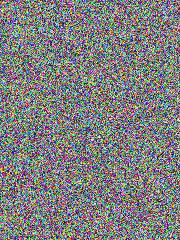
#> input picture Patterns_Learning/Chapter-9/example.jpg, 180 x 240 px
$ jupyter execute --allow-errors Chapter-9_Tobhaa_Mixture_models_EM-1.ipynb
#> lines starting #> are read from the running program, lines starting #| are printed output that depends on the picture
[cell 1]
'''
 * Copyright (c) 2008 Radhamadhab Dalai
 *
 * Permission is hereby granted, free of charge, to any person obtaining a copy
 * of this software and associated documentation files (the "Software"), to deal
 * in the Software without restriction, including without limitation the rights
 * to use, copy, modify, merge, publish, distribute, sublicense, and/or sell
 * copies of the Software, and to permit persons to whom the Software is
 * furnished to do so, subject to the following conditions:
 *
 * The above copyright notice and this permission notice shall be included in
 * all copies or substantial portions of the Software.
 *
 * THE SOFTWARE IS PROVIDED "AS IS", WITHOUT WARRANTY OF ANY KIND, EXPRESS OR
 * IMPLIED, INCLUDING BUT NOT LIMITED TO THE WARRANTIES OF MERCHANTABILITY,
 * FITNESS FOR A PARTICULAR PURPOSE AND NONINFRINGEMENT. IN NO EVENT SHALL THE
 * AUTHORS OR COPYRIGHT HOLDERS BE LIABLE FOR ANY CLAIM, DAMAGES OR OTHER
 * LIABILITY, WHETHER IN AN ACTION OF CONTRACT, TORT OR OTHERWISE, ARISING FROM,
 * OUT OF OR IN CONNECTION WITH THE SOFTWARE OR THE USE OR OTHER DEALINGS IN
 * THE SOFTWARE.
'''

## K-Means Clustering

## Introduction

The K-Means algorithm is a widely used method for clustering data points in a multidimensional space. It alternates between assigning data points to clusters and updating cluster centers until convergence.

---

## Mathematical Formulation

Given a dataset $ \{x_1, x_2, \dots, x_N\} $, our goal is to partition it into $ K $ clusters. Each cluster is represented by a mean vector $ \mu_k $, where $ k = 1, \dots, K $.

### Objective Function

We define the **objective function** as:
$$
J = \sum_{n=1}^N \sum_{k=1}^K r_{nk} \| x_n - \mu_k \|^2
$$
where:
- $ r_{nk} \in \{0, 1\} $ indicates whether the $ n $-th data point is assigned to the $ k $-th cluster.
- $ \| x_n - \mu_k \|^2 $ is the squared Euclidean distance between $ x_n $ and $ \mu_k $.

---

### Steps of the Algorithm

1. **Initialization**:
   Randomly initialize the cluster centers $ \mu_k $.

2. **E-Step**: Assign each data point $ x_n $ to the nearest cluster:
   $$
   r_{nk} =
   \begin{cases}
   1, & \text{if } k = \arg \min_j \| x_n - \mu_j \|^2 \\
   0, & \text{otherwise.}
   \end{cases}
   $$

3. **M-Step**: Update the cluster centers \( \mu_k \) as the mean of assigned points:
   $$
   \mu_k = \frac{\sum_{n=1}^N r_{nk} x_n}{\sum_{n=1}^N r_{nk}}
   $$

4. **Convergence**:
   Repeat steps 2 and 3 until the cluster assignments no longer change or a maximum number of iterations is reached.

---

Fig.1 Illustration of the K-means algorithm using the re-scaled Old Faithful data set. (a) Green points denote the data set in a two-dimensional Euclidean space. The initial choices for centres µ1 and µ2 are shown by the red and blue crosses, respectively. (b) In the initial E step, each data point is assigned either to the red cluster or to the blue cluster, according to which cluster centre is nearer. This is equivalent to classifying the points according to which side of the perpendicular bisector of the two cluster centres, shown by the magenta line, they lie on. (c) In the subsequent M step, each cluster centre is re-computed to be the mean of the points assigned to the corresponding cluster. (d)–(i) show successive E and M steps through to ﬁnal convergence of the algorithm.

[cell 2]
# K-Means Clustering Implementation

# The K-Means algorithm clusters data points into K groups. It alternates
# between assigning points to clusters and updating cluster centers until convergence.

class KMeans:
    def __init__(self, k, max_iter=100, tol=1e-4):
        """
        Initialize the K-Means algorithm.
        :param k: Number of clusters
        :param max_iter: Maximum iterations
        :param tol: Tolerance for convergence
        """
        self.k = k
        self.max_iter = max_iter
        self.tol = tol

    def fit(self, data):
        """
        Fit the K-Means model to the data.
        :param data: List of data points, where each point is a list of coordinates
        """
        import random
        # Step 1: Randomly initialize the cluster centers
        self.centers = random.sample(data, self.k)

        for _ in range(self.max_iter):
            # Step 2: Assign each data point to the nearest cluster
            clusters = {i: [] for i in range(self.k)}
            for point in data:
                distances = [sum((point[d] - center[d])**2 for d in range(len(point))) for center in self.centers]
                cluster_index = distances.index(min(distances))
                clusters[cluster_index].append(point)

            # Step 3: Update the cluster centers
            new_centers = []
            for i in range(self.k):
                if clusters[i]:  # Avoid division by zero
                    new_center = [sum(point[d] for point in clusters[i]) / len(clusters[i]) for d in range(len(data[0]))]
                    new_centers.append(new_center)
                else:
                    new_centers.append(self.centers[i])  # Keep the same center if no points are assigned

            # Check for convergence
            max_change = max(sum((new_centers[i][d] - self.centers[i][d])**2 for d in range(len(data[0]))) for i in range(self.k))
            if max_change < self.tol:
                break

            self.centers = new_centers

        return self

    def predict(self, data):
        """
        Assign each data point to the nearest cluster.
        :param data: List of data points
        :return: List of cluster indices
        """
        labels = []
        for point in data:
            distances = [sum((point[d] - center[d])**2 for d in range(len(point))) for center in self.centers]
            cluster_index = distances.index(min(distances))
            labels.append(cluster_index)
        return labels


# Example Usage
if __name__ == "__main__":
    import matplotlib.pyplot as plt

    # Example dataset
    data = [
        [1.1, 3.2], [1.2, 3.1], [1.3, 3.0],
        [6.5, 2.8], [6.7, 3.0], [6.9, 3.1]
    ]

    # Apply K-Means
    kmeans = KMeans(k=2)
    kmeans.fit(data)
    labels = kmeans.predict(data)

    # Visualize results
    for i, point in enumerate(data):
        plt.scatter(point[0], point[1], color='red' if labels[i] == 0 else 'blue')
    for center in kmeans.centers:
        plt.scatter(center[0], center[1], color='green', marker='x', s=200, linewidths=3)

    plt.title("K-Means Clustering")
    plt.xlabel("Feature 1")
    plt.ylabel("Feature 2")
    plt.show()
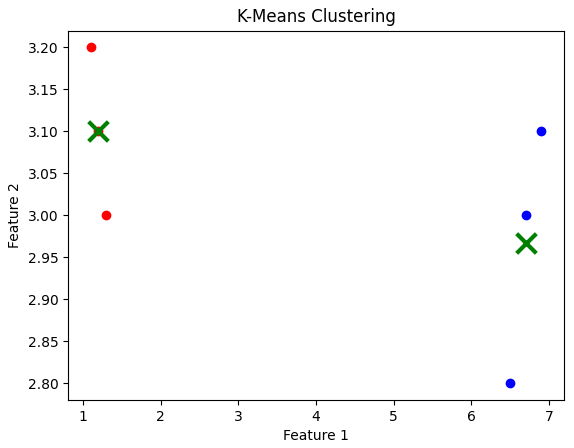
#> figure drawn by matplotlib, 1 panel

## K-Means Algorithm Analysis and Applications

## Cost Function and Convergence

### Cost Function $ J $

The cost function $ J $ at each step of the K-means algorithm is defined as:

$$
J = \sum_{n=1}^N \sum_{k=1}^K r_{nk} \| x_n - \mu_k \|^2
$$

where:

- $ r_{nk} $ is a binary indicator that equals 1 if data point $ x_n $ is assigned to cluster $ k $, and 0 otherwise.
- $ \mu_k $ is the prototype vector (cluster center) for cluster $ k $.

A plot of $ J $ after each **E-step** (blue points) and **M-step** (red points) is shown in Fig.2.

- The algorithm converges after the third M-step.
- Poor initialization of $ \mu_k $ can lead to slower convergence. A better initialization method selects $ K $ random data points as initial cluster centers.

### Computational Complexity

The computational cost for each step:

- **E-Step**: $ O(KN) $, where $ K $ is the number of clusters and $ N $ is the number of data points.
- **M-Step**: Updates the cluster prototypes $ \mu_k $.

To optimize, methods such as precomputing data structures (e.g., trees) or applying the triangle inequality can reduce computation time.

### Online K-Means Algorithm

In the online (sequential) version, the cluster prototypes are updated using the rule:

$$
\mu_k^{\text{new}} = \mu_k^{\text{old}} + \eta_n (x_n - \mu_k^{\text{old}})
$$

where:

- $ \eta_n $ is the learning rate parameter, which decreases monotonically with $ n $.
- $ x_n $ is the current data point.

## Generalization: K-Medoids Algorithm

To make the K-means algorithm more robust to outliers and applicable to non-Euclidean data, we introduce a general dissimilarity measure \( V(x, x') \):

$$
J = \sum_{n=1}^N \sum_{k=1}^K r_{nk} V(x_n, \mu_k)
$$

### Computational Complexity of K-Medoids

- **E-Step**: $]] O(KN) $, similar to K-means.
- **M-Step**: $ O(N_k^2) $, where $ N_k $ is the number of data points in cluster $ k $.

By restricting cluster prototypes to one of the data vectors, the algorithm can be implemented for any dissimilarity measure \( V(\cdot, \cdot) \).

## Soft Assignments and Probabilistic Formulation

Unlike K-means, which assigns each data point to a single cluster, a probabilistic approach provides *soft* assignments:

$$
P(z_n = k | x_n) = \frac{\exp(-\frac{1}{2} \| x_n - \mu_k \|^2)}{\sum_{j=1}^K \exp(-\frac{1}{2} \| x_n - \mu_j \|^2)}
$$

This reflects the uncertainty of the assignment and has several advantages in modeling.

## Applications

### Image Segmentation and Compression

#### Image Segmentation

Each pixel is treated as a data point in a 3D space of {R, G, B} intensities. The K-means algorithm replaces each pixel value with the intensity of the cluster center \( \mu_k \) to which it is assigned.

#### Compression

For lossy compression, the K-means algorithm stores:

1. Cluster assignments $ r_{nk} $.
2. Cluster centers $ \mu_k $.

The compressed size can be computed as:

$$
\text{Compressed Bits} = 24K + N \log_2 K
$$

where:

- $ K $ is the number of clusters.
- $ N $ is the number of pixels.

#### Example Calculation

Original image: $ 240 \times 180 = 43,200 $ pixels. Each pixel has 24-bit RGB values. The total uncompressed size:

$$
\text{Uncompressed Bits} = 24 \times 43,200 = 1,036,800 \, \text{bits}
$$

Compressed results for various $ K $:

- $ K = 2 $:
  $$ \text{Compressed Bits} = 24 \times 2 + 43,200 \times \log_2 2 = 43,248 $$
  $$ \text{Compression Ratio} = \frac{43,248}{1,036,800} \approx 4.2\% $$

- $ K = 3 $:
  $$ \text{Compressed Bits} = 24 \times 3 + 43,200 \times \log_2 3 = 86,472 $$
  $$ \text{Compression Ratio} = \frac{86,472}{1,036,800} \approx 8.3\% $$

- $ K = 10 $:
  $$ \text{Compressed Bits} = 24 \times 10 + 43,200 \times \log_2 10 = 173,040 $$
  $$ \text{Compression Ratio} = \frac{173,040}{1,036,800} \approx 16.7\% $$

#### Trade-Off

There is a trade-off between compression level and image quality. Improved compression may involve grouping nearby pixels into small blocks (e.g., $ 5 \times 5 $).

---

### Vector Quantization

The compressed image data can also be viewed as vector quantization. The cluster centers $ \mu_k $ act as *code-book vectors* for reconstructing the image.

---

[cell 3]
import numpy as np
from sklearn.cluster import KMeans
from skimage import io
import matplotlib.pyplot as plt
from scipy.spatial.distance import cdist

# -------------------------
# K-Means Algorithm
# -------------------------
def initialize_centroids(data, k):
    """Randomly initialize k centroids from the data."""
    indices = np.random.choice(data.shape[0], k, replace=False)
    return data[indices]

def assign_clusters(data, centroids):
    """Assign each data point to the nearest centroid."""
    distances = np.linalg.norm(data[:, np.newaxis] - centroids, axis=2)
    return np.argmin(distances, axis=1)

def update_centroids(data, labels, k):
    """Update centroids as the mean of assigned points."""
    new_centroids = np.array([data[labels == i].mean(axis=0) for i in range(k)])
    return new_centroids

def kmeans(data, k, max_iters=100, tol=1e-4):
    """K-Means clustering algorithm."""
    centroids = initialize_centroids(data, k)
    for _ in range(max_iters):
        labels = assign_clusters(data, centroids)
        new_centroids = update_centroids(data, labels, k)
        if np.all(np.abs(new_centroids - centroids) < tol):
            break
        centroids = new_centroids
    return centroids, labels

# -------------------------
# K-Medoids Algorithm
# -------------------------
def dissimilarity_matrix(data, metric='euclidean'):
    """Calculate the dissimilarity matrix for the data."""
    return cdist(data, data, metric=metric)

def kmedoids(data, k, max_iters=100):
    """K-Medoids clustering algorithm."""
    n = data.shape[0]
    medoids = np.random.choice(n, k, replace=False)
    for _ in range(max_iters):
        labels = np.argmin(dissimilarity_matrix(data)[medoids], axis=0)
        new_medoids = np.array([
            data[labels == i][np.argmin(dissimilarity_matrix(data[labels == i])[:, labels == i].sum(axis=1))]
            for i in range(k)
        ])
        if np.array_equal(new_medoids, medoids):
            break
        medoids = new_medoids
    return medoids, labels

# -------------------------
# Image Segmentation with K-Means
# -------------------------
def segment_image(image_path, k):
    """Segment an image using the K-Means algorithm."""
#> called with image_path = 'example.jpg', k = 5
    image = io.imread(image_path) / 255.0  # Normalize pixel values to [0, 1]
    pixels = image.reshape(-1, 3)
    kmeans = KMeans(n_clusters=k, random_state=42).fit(pixels)
    segmented_pixels = kmeans.cluster_centers_[kmeans.labels_]
    segmented_image = segmented_pixels.reshape(image.shape)
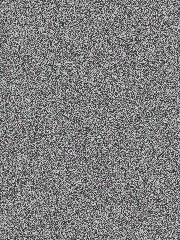
#> segmented_image: shape (240, 180, 3) float64; mean R, G, B 0.5, 0.498, 0.5
    return segmented_image

# -------------------------
# Image Compression with K-Means
# -------------------------
def compress_image(image_path, k):
    """Compress an image using vector quantization."""
#> called with image_path = 'example.jpg', k = 10
    image = io.imread(image_path) / 255.0  # Normalize pixel values to [0, 1]
    pixels = image.reshape(-1, 3)
    kmeans = KMeans(n_clusters=k, random_state=42).fit(pixels)
    compressed_pixels = kmeans.cluster_centers_[kmeans.labels_]
    compressed_image = compressed_pixels.reshape(image.shape)
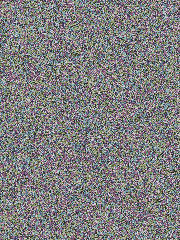
#> compressed_image: shape (240, 180, 3) float64; mean R, G, B 0.499, 0.497, 0.5
    return compressed_image

# -------------------------
# Soft Assignments (Probabilistic)
# -------------------------
# [6 lines left out: function soft_assignments, not called in this run]

# -------------------------
# Testing and Visualization
# -------------------------
#> (the rest of this cell did not finish here and is left out)

#> `plt.show()`:
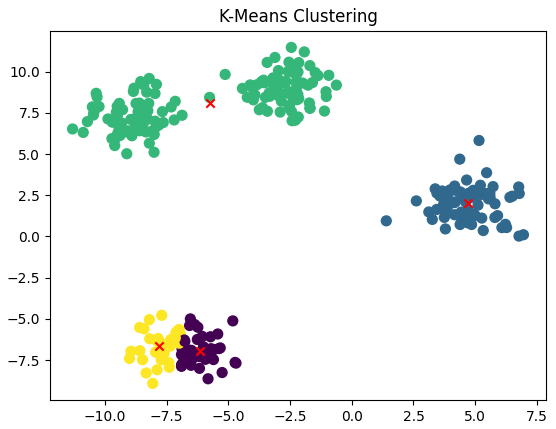
#> figure drawn by matplotlib, 1 panel
    plt.scatter(data[:, 0], data[:, 1], c=labels, cmap='viridis', s=50)
    plt.scatter(centroids[:, 0], centroids[:, 1], color='red', marker='x')
    plt.title("K-Means Clustering")
    plt.show()

    # K-Medoids Clustering
    medoids, labels = kmedoids(data, k)
    plt.scatter(data[:, 0], data[:, 1], c=labels, cmap='viridis', s=50)
    plt.scatter(data[medoids, 0], data[medoids, 1], color='blue', marker='o')
    plt.title("K-Medoids Clustering")
    plt.show()

## Gaussian Mixture Models (GMM)

In this section, we delve into Gaussian Mixture Models (GMMs), which are formulated in terms of discrete latent variables. This provides deeper insights and motivates the Expectation-Maximization (EM) algorithm.

## Gaussian Mixture Distribution

The Gaussian mixture distribution can be written as:

$$
p(x) = \sum_{k=1}^K \pi_k \mathcal{N}(x \mid \mu_k, \Sigma_k)
$$

Here:
- $ \pi_k $: Mixing coefficients
- $ \mu_k, \Sigma_k $: Mean and covariance of the $k$-th Gaussian component

---

## Latent Variable Representation

Introduce a \(K\)-dimensional binary random variable $z$ with a **1-of-K** representation:
- $ z_k \in \{0, 1\} $
- $ \sum_{k=1}^K z_k = 1 $

### Marginal Distribution over \(z\)
The marginal distribution of \(z\) is defined by mixing coefficients $ \pi_k $:
$$
p(z_k = 1) = \pi_k, \quad 0 \leq \pi_k \leq 1, \quad \sum_{k=1}^K \pi_k = 1
$$

In terms of the $1$-of-$K$ representation:
$$
p(z) = \prod_{k=1}^K \pi_k^{z_k}
$$

### Conditional Distribution $p(x \mid z)$
If $z_k = 1$, the conditional distribution of $x$ is Gaussian:
$$
p(x \mid z_k = 1) = \mathcal{N}(x \mid \mu_k, \Sigma_k)
$$

This can also be expressed as:
$$
p(x \mid z) = \prod_{k=1}^K \mathcal{N}(x \mid \mu_k, \Sigma_k)^{z_k}
$$

### Joint Distribution $p(x, z)$
The joint distribution of $x$ and $z$ is:
$$
p(x, z) = p(z)p(x \mid z)
$$

Marginalizing $z$, we recover the Gaussian mixture:
$$
p(x) = \sum_{k=1}^K \pi_k \mathcal{N}(x \mid \mu_k, \Sigma_k)
$$

---

## Posterior Distribution of $z$

Using Bayes' theorem, the posterior $p(z_k = 1 \mid x)$ is:
$$
\gamma(z_k) \equiv p(z_k = 1 \mid x) = \frac{\pi_k \mathcal{N}(x \mid \mu_k, \Sigma_k)}{\sum_{j=1}^K \pi_j \mathcal{N}(x \mid \mu_j, \Sigma_j)}
$$

Here:
- $ \pi_k $: Prior probability of $z_k = 1$
- $ \gamma(z_k) $: Responsibility of component $k$ for explaining $x$

---

## Sampling from a Gaussian Mixture

To sample from $p(x)$:
1. Sample $z \sim p(z)$.
2. Sample $x \sim p(x \mid z)$.

### Visualizing Samples
- **Joint distribution $p(x, z)$:** Plot $x$, colored by the corresponding $z$.
- **Marginal distribution $p(x)$:** Ignore $z$ and plot only $x$.
- **Responsibilities $ \gamma(z_k) $:** Use color proportions to represent posterior probabilities.

---

## Responsibilities Visualization

For each data point \(x_n\):
- Evaluate $ \gamma(z_{nk}) $ for $k = 1, 2, \dots, K$.
- Represent the responsibilities using proportions of RGB (e.g., red for $k=1$, green for $k=2$, blue for $k=3$).

---

### Summary

The GMM framework introduces:
- Richer density models than single Gaussian distributions
- Latent variables $(z$) for deeper insights
- Probabilistic "soft" clustering via responsibilities (\(\gamma(z_k)\))
- Foundation for the Expectation-Maximization (EM) algorithm

[cell 4]
import numpy as np
import matplotlib.pyplot as plt
from scipy.stats import multivariate_normal

# Function to generate synthetic data from a GMM
def generate_gmm_data(n_samples, means, covariances, mixing_coeffs):
    """Generate synthetic data from a GMM."""
#> called with n_samples = 500
    n_components = len(mixing_coeffs)
    data = []
    labels = []

    for _ in range(n_samples):
        # Choose a component based on mixing coefficients
        component = np.random.choice(n_components, p=mixing_coeffs)
        sample = np.random.multivariate_normal(means[component], covariances[component])
        data.append(sample)
        labels.append(component)

    return np.array(data), np.array(labels)

# Function to compute responsibilities
def compute_responsibilities(data, means, covariances, mixing_coeffs):
    """Compute responsibilities (posterior probabilities) for each component."""
    n_samples, n_components = len(data), len(means)
    responsibilities = np.zeros((n_samples, n_components))

    for k in range(n_components):
        # Evaluate Gaussian for component k
        responsibilities[:, k] = mixing_coeffs[k] * multivariate_normal.pdf(
            data, mean=means[k], cov=covariances[k]
        )

    # Normalize responsibilities
    responsibilities /= responsibilities.sum(axis=1, keepdims=True)
    return responsibilities

# Visualizing data and responsibilities
def plot_gmm_results(data, responsibilities, means, covariances, true_labels=None):
    """Plot data with responsibilities as RGB proportions."""
    colors = responsibilities @ np.array([[1, 0, 0], [0, 1, 0], [0, 0, 1]])
    plt.figure(figsize=(8, 8))

    # Scatter plot with colors based on responsibilities
    plt.scatter(data[:, 0], data[:, 1], c=colors, s=10, label='Data Points')

    # Overlay Gaussian components
    for mean, cov in zip(means, covariances):
        plot_gaussian_contour(mean, cov)

    plt.title("Gaussian Mixture Model Responsibilities")
    plt.xlabel("X1")
    plt.ylabel("X2")
    plt.grid()
    plt.legend()
    plt.show()
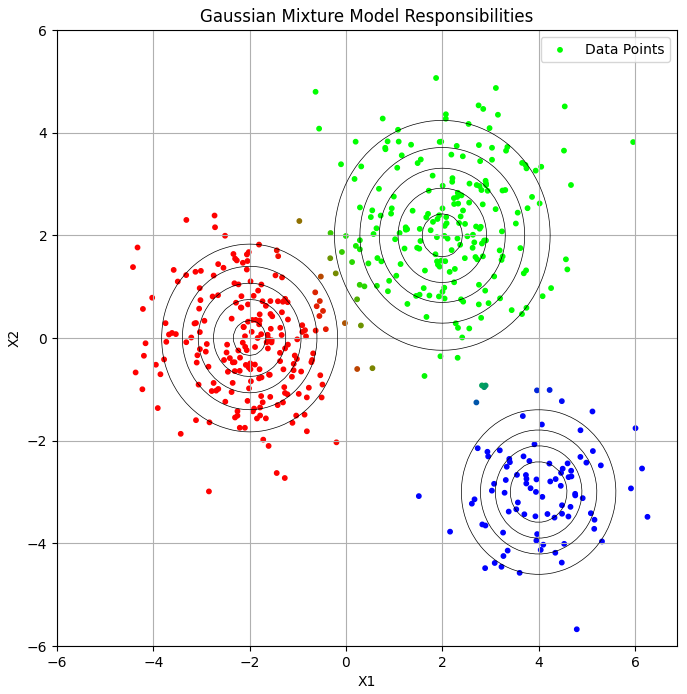
#> figure drawn by matplotlib, 1 panel
#> (the rest of the program and of its run is left out)
